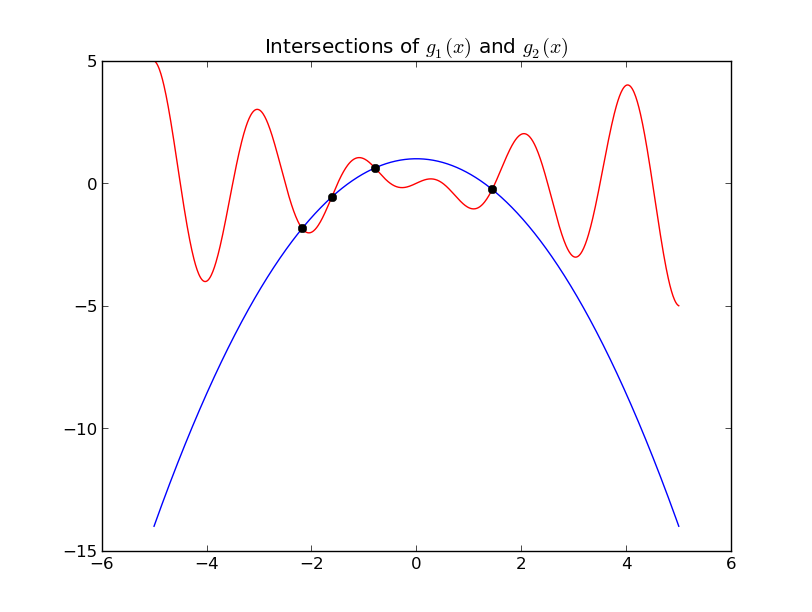

Write the Python code that produced this figure.
# intersections.py

from newton import solve
import numpy as np
import matplotlib.pyplot as plt
import math

def p4(debug_solve=False):
	"""
	Problem 4 from Week 3 HW, find intersects of two functions.
	"""
	from numpy import sqrt

	a_x = []
	a_fx = []

	for x0 in [-2.2, -1.6, -.75, 1.4]:
		print " "  # blank line
		# print "for init of the funcial guess %22.15e" % x0
		x,iters = solve(fvals_inter, x0, debug=debug_solve)
		print "solve returns x = %22.15e after %i iterations " % (x,iters)
		fx = f1(x)
		print "the value of f(x) is %22.15e" % fx

		# store values to plot
		a_x = np.append(a_x,x)
		a_fx = np.append(a_fx,fx)

	x_lin = np.linspace(-5,5,1001)
	pi = math.pi
	g1 = x_lin*np.cos(pi*x_lin)
	g2 = 1 - 0.6*x_lin**2
	plt.clf(); plt.plot(x_lin,g1,'r-',label='$g_1(x)$'); 
	plt.plot(x_lin,g2,label='$g_2(x)$')
	plt.legend()
	plt.plot(a_x, a_fx,'ko')

	plt.title("Intersections of $g_1(x)$ and $g_2(x)$")
	plt.legend()
	plt.savefig('intersections.png')

	if debug_solve:
		for i in range(0,len(a_x)):
			print a_x[i], a_fx[i]

def f1(x):
	f = x*np.cos(np.pi*x)
	return f

def fvals_inter(x):
	pi = math.pi
	f = 0.6*x**2 + x*math.cos(pi*x) - 1
	fp = -pi*x*math.sin(pi*x) + 1.2*x + math.cos(pi*x)

	return f, fp